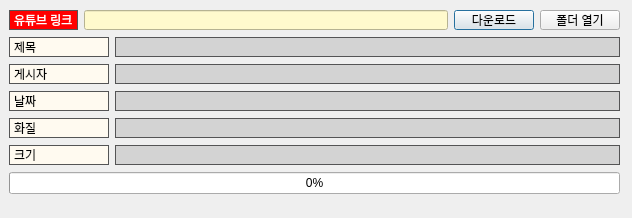
<?xml version="1.0" encoding="UTF-8"?>
<ui version="4.0">
 <class>Dialog</class>
 <widget class="QDialog" name="Dialog">
  <property name="geometry">
   <rect>
    <x>0</x>
    <y>0</y>
    <width>632</width>
    <height>218</height>
   </rect>
  </property>
  <property name="windowTitle">
   <string>Dialog</string>
  </property>
  <widget class="QWidget" name="verticalLayoutWidget_2">
   <property name="geometry">
    <rect>
     <x>9</x>
     <y>9</y>
     <width>611</width>
     <height>190</height>
    </rect>
   </property>
   <layout class="QVBoxLayout" name="verticalLayout_2">
    <item>
     <layout class="QHBoxLayout" name="horizontalLayout">
      <item>
       <widget class="QLabel" name="lbl_input">
        <property name="maximumSize">
         <size>
          <width>16777215</width>
          <height>20</height>
         </size>
        </property>
        <property name="styleSheet">
         <string notr="true">QLabel {
	border:1px solid rgb(84, 84, 85);
	background-color:rgb(255,0,0);
	padding:1px;
	color:white;
}</string>
        </property>
        <property name="text">
         <string>유튜브 링크</string>
        </property>
       </widget>
      </item>
      <item>
       <widget class="QLineEdit" name="le_yt_link">
        <property name="minimumSize">
         <size>
          <width>0</width>
          <height>20</height>
         </size>
        </property>
        <property name="maximumSize">
         <size>
          <width>16777215</width>
          <height>20</height>
         </size>
        </property>
        <property name="styleSheet">
         <string notr="true">background-color:lemonchiffon</string>
        </property>
        <property name="inputMethodHints">
         <set>Qt::ImhDigitsOnly</set>
        </property>
       </widget>
      </item>
      <item>
       <widget class="QPushButton" name="btn_download">
        <property name="minimumSize">
         <size>
          <width>0</width>
          <height>20</height>
         </size>
        </property>
        <property name="maximumSize">
         <size>
          <width>16777215</width>
          <height>20</height>
         </size>
        </property>
        <property name="styleSheet">
         <string notr="true"/>
        </property>
        <property name="text">
         <string>다운로드</string>
        </property>
       </widget>
      </item>
      <item>
       <widget class="QPushButton" name="btn_open_folder">
        <property name="minimumSize">
         <size>
          <width>0</width>
          <height>20</height>
         </size>
        </property>
        <property name="maximumSize">
         <size>
          <width>16777215</width>
          <height>20</height>
         </size>
        </property>
        <property name="styleSheet">
         <string notr="true"/>
        </property>
        <property name="text">
         <string>폴더 열기</string>
        </property>
       </widget>
      </item>
     </layout>
    </item>
    <item>
     <layout class="QHBoxLayout" name="horizontalLayout_2">
      <item>
       <widget class="QLabel" name="lbl_input_3">
        <property name="sizePolicy">
         <sizepolicy hsizetype="Preferred" vsizetype="Fixed">
          <horstretch>0</horstretch>
          <verstretch>0</verstretch>
         </sizepolicy>
        </property>
        <property name="minimumSize">
         <size>
          <width>100</width>
          <height>20</height>
         </size>
        </property>
        <property name="maximumSize">
         <size>
          <width>100</width>
          <height>20</height>
         </size>
        </property>
        <property name="styleSheet">
         <string notr="true">QLabel {
	border:1px solid rgb(84, 84, 85);
	background-color:FloralWhite;
	padding:1px;
}</string>
        </property>
        <property name="text">
         <string>제목</string>
        </property>
       </widget>
      </item>
      <item>
       <widget class="QLineEdit" name="le_title">
        <property name="minimumSize">
         <size>
          <width>200</width>
          <height>20</height>
         </size>
        </property>
        <property name="maximumSize">
         <size>
          <width>16777215</width>
          <height>20</height>
         </size>
        </property>
        <property name="styleSheet">
         <string notr="true">QLineEdit {
	border:1px solid rgb(84, 84, 85);
	background-color:lightgrey;
	padding:3px;
}</string>
        </property>
        <property name="readOnly">
         <bool>true</bool>
        </property>
       </widget>
      </item>
     </layout>
    </item>
    <item>
     <layout class="QHBoxLayout" name="horizontalLayout_3">
      <item>
       <widget class="QLabel" name="lbl_input_4">
        <property name="sizePolicy">
         <sizepolicy hsizetype="Preferred" vsizetype="Fixed">
          <horstretch>0</horstretch>
          <verstretch>0</verstretch>
         </sizepolicy>
        </property>
        <property name="minimumSize">
         <size>
          <width>100</width>
          <height>20</height>
         </size>
        </property>
        <property name="maximumSize">
         <size>
          <width>100</width>
          <height>20</height>
         </size>
        </property>
        <property name="styleSheet">
         <string notr="true">QLabel {
	border:1px solid rgb(84, 84, 85);
	background-color:FloralWhite;
	padding:1px;
}</string>
        </property>
        <property name="text">
         <string>게시자</string>
        </property>
       </widget>
      </item>
      <item>
       <widget class="QLineEdit" name="le_author">
        <property name="minimumSize">
         <size>
          <width>200</width>
          <height>20</height>
         </size>
        </property>
        <property name="maximumSize">
         <size>
          <width>16777215</width>
          <height>20</height>
         </size>
        </property>
        <property name="styleSheet">
         <string notr="true">QLineEdit {
	border:1px solid rgb(84, 84, 85);
	background-color:lightgrey;
	padding:3px;
}</string>
        </property>
        <property name="readOnly">
         <bool>true</bool>
        </property>
       </widget>
      </item>
     </layout>
    </item>
    <item>
     <layout class="QHBoxLayout" name="horizontalLayout_5">
      <item>
       <widget class="QLabel" name="lbl_input_5">
        <property name="sizePolicy">
         <sizepolicy hsizetype="Preferred" vsizetype="Fixed">
          <horstretch>0</horstretch>
          <verstretch>0</verstretch>
         </sizepolicy>
        </property>
        <property name="minimumSize">
         <size>
          <width>100</width>
          <height>20</height>
         </size>
        </property>
        <property name="maximumSize">
         <size>
          <width>100</width>
          <height>20</height>
         </size>
        </property>
        <property name="styleSheet">
         <string notr="true">QLabel {
	border:1px solid rgb(84, 84, 85);
	background-color:FloralWhite;
	padding:1px;
}</string>
        </property>
        <property name="text">
         <string>날짜</string>
        </property>
       </widget>
      </item>
      <item>
       <widget class="QLineEdit" name="le_date">
        <property name="minimumSize">
         <size>
          <width>200</width>
          <height>20</height>
         </size>
        </property>
        <property name="maximumSize">
         <size>
          <width>16777215</width>
          <height>20</height>
         </size>
        </property>
        <property name="styleSheet">
         <string notr="true">QLineEdit {
	border:1px solid rgb(84, 84, 85);
	background-color:lightgrey;
	padding:3px;
}</string>
        </property>
        <property name="readOnly">
         <bool>true</bool>
        </property>
       </widget>
      </item>
     </layout>
    </item>
    <item>
     <layout class="QHBoxLayout" name="horizontalLayout_6">
      <item>
       <widget class="QLabel" name="lbl_input_6">
        <property name="sizePolicy">
         <sizepolicy hsizetype="Preferred" vsizetype="Fixed">
          <horstretch>0</horstretch>
          <verstretch>0</verstretch>
         </sizepolicy>
        </property>
        <property name="minimumSize">
         <size>
          <width>100</width>
          <height>20</height>
         </size>
        </property>
        <property name="maximumSize">
         <size>
          <width>100</width>
          <height>20</height>
         </size>
        </property>
        <property name="styleSheet">
         <string notr="true">QLabel {
	border:1px solid rgb(84, 84, 85);
	background-color:FloralWhite;
	padding:1px;
}</string>
        </property>
        <property name="text">
         <string>화질</string>
        </property>
       </widget>
      </item>
      <item>
       <widget class="QLineEdit" name="le_res">
        <property name="minimumSize">
         <size>
          <width>200</width>
          <height>20</height>
         </size>
        </property>
        <property name="maximumSize">
         <size>
          <width>16777215</width>
          <height>20</height>
         </size>
        </property>
        <property name="styleSheet">
         <string notr="true">QLineEdit {
	border:1px solid rgb(84, 84, 85);
	background-color:lightgrey;
	padding:3px;
}</string>
        </property>
        <property name="readOnly">
         <bool>true</bool>
        </property>
       </widget>
      </item>
     </layout>
    </item>
    <item>
     <layout class="QHBoxLayout" name="horizontalLayout_7">
      <item>
       <widget class="QLabel" name="lbl_input_7">
        <property name="sizePolicy">
         <sizepolicy hsizetype="Preferred" vsizetype="Fixed">
          <horstretch>0</horstretch>
          <verstretch>0</verstretch>
         </sizepolicy>
        </property>
        <property name="minimumSize">
         <size>
          <width>100</width>
          <height>20</height>
         </size>
        </property>
        <property name="maximumSize">
         <size>
          <width>100</width>
          <height>20</height>
         </size>
        </property>
        <property name="styleSheet">
         <string notr="true">QLabel {
	border:1px solid rgb(84, 84, 85);
	background-color:FloralWhite;
	padding:1px;
}</string>
        </property>
        <property name="text">
         <string>크기</string>
        </property>
       </widget>
      </item>
      <item>
       <widget class="QLineEdit" name="le_file_size">
        <property name="minimumSize">
         <size>
          <width>200</width>
          <height>20</height>
         </size>
        </property>
        <property name="maximumSize">
         <size>
          <width>16777215</width>
          <height>20</height>
         </size>
        </property>
        <property name="styleSheet">
         <string notr="true">QLineEdit {
	border:1px solid rgb(84, 84, 85);
	background-color:lightgrey;
	padding:3px;
}</string>
        </property>
        <property name="readOnly">
         <bool>true</bool>
        </property>
       </widget>
      </item>
     </layout>
    </item>
    <item>
     <widget class="QProgressBar" name="qpb_download">
      <property name="value">
       <number>0</number>
      </property>
     </widget>
    </item>
   </layout>
  </widget>
 </widget>
 <tabstops>
  <tabstop>le_yt_link</tabstop>
  <tabstop>btn_download</tabstop>
  <tabstop>le_author</tabstop>
  <tabstop>le_title</tabstop>
  <tabstop>le_date</tabstop>
 </tabstops>
 <resources/>
 <connections/>
</ui>
